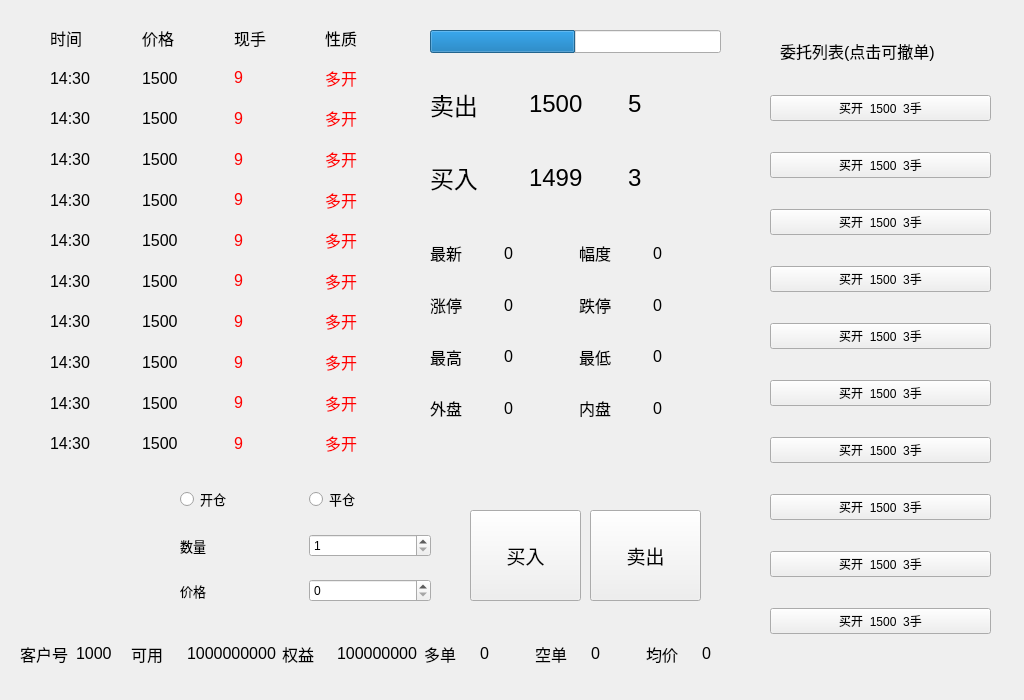
<?xml version="1.0" encoding="UTF-8"?>
<ui version="4.0">
 <class>FuturesForm</class>
 <widget class="QWidget" name="FuturesForm">
  <property name="geometry">
   <rect>
    <x>0</x>
    <y>0</y>
    <width>1024</width>
    <height>700</height>
   </rect>
  </property>
  <property name="minimumSize">
   <size>
    <width>1024</width>
    <height>700</height>
   </size>
  </property>
  <property name="maximumSize">
   <size>
    <width>1024</width>
    <height>700</height>
   </size>
  </property>
  <property name="windowTitle">
   <string>期货交易系统</string>
  </property>
  <widget class="QPushButton" name="mairuButton">
   <property name="geometry">
    <rect>
     <x>470</x>
     <y>510</y>
     <width>111</width>
     <height>91</height>
    </rect>
   </property>
   <property name="font">
    <font>
     <pointsize>14</pointsize>
    </font>
   </property>
   <property name="text">
    <string>买入</string>
   </property>
  </widget>
  <widget class="QLabel" name="label_41">
   <property name="geometry">
    <rect>
     <x>780</x>
     <y>30</y>
     <width>251</width>
     <height>41</height>
    </rect>
   </property>
   <property name="font">
    <font>
     <pointsize>12</pointsize>
    </font>
   </property>
   <property name="text">
    <string>委托列表(点击可撤单)</string>
   </property>
  </widget>
  <widget class="QWidget" name="weituo" native="true">
   <property name="geometry">
    <rect>
     <x>770</x>
     <y>70</y>
     <width>221</width>
     <height>591</height>
    </rect>
   </property>
   <layout class="QVBoxLayout" name="verticalLayout">
    <item>
     <widget class="QPushButton" name="weituo_1">
      <property name="text">
       <string>买开  1500  3手</string>
      </property>
     </widget>
    </item>
    <item>
     <widget class="QPushButton" name="weituo_2">
      <property name="text">
       <string>买开  1500  3手</string>
      </property>
     </widget>
    </item>
    <item>
     <widget class="QPushButton" name="weituo_3">
      <property name="text">
       <string>买开  1500  3手</string>
      </property>
     </widget>
    </item>
    <item>
     <widget class="QPushButton" name="weituo_4">
      <property name="text">
       <string>买开  1500  3手</string>
      </property>
     </widget>
    </item>
    <item>
     <widget class="QPushButton" name="weituo_5">
      <property name="text">
       <string>买开  1500  3手</string>
      </property>
     </widget>
    </item>
    <item>
     <widget class="QPushButton" name="weituo_6">
      <property name="text">
       <string>买开  1500  3手</string>
      </property>
     </widget>
    </item>
    <item>
     <widget class="QPushButton" name="weituo_7">
      <property name="text">
       <string>买开  1500  3手</string>
      </property>
     </widget>
    </item>
    <item>
     <widget class="QPushButton" name="weituo_8">
      <property name="text">
       <string>买开  1500  3手</string>
      </property>
     </widget>
    </item>
    <item>
     <widget class="QPushButton" name="weituo_9">
      <property name="text">
       <string>买开  1500  3手</string>
      </property>
     </widget>
    </item>
    <item>
     <widget class="QPushButton" name="weituo_10">
      <property name="text">
       <string>买开  1500  3手</string>
      </property>
     </widget>
    </item>
   </layout>
  </widget>
  <widget class="QPushButton" name="maichuButton">
   <property name="geometry">
    <rect>
     <x>590</x>
     <y>510</y>
     <width>111</width>
     <height>91</height>
    </rect>
   </property>
   <property name="font">
    <font>
     <pointsize>14</pointsize>
    </font>
   </property>
   <property name="text">
    <string>卖出</string>
   </property>
  </widget>
  <widget class="QWidget" name="layoutWidget">
   <property name="geometry">
    <rect>
     <x>430</x>
     <y>230</y>
     <width>291</width>
     <height>201</height>
    </rect>
   </property>
   <layout class="QGridLayout" name="gridLayout_2">
    <item row="0" column="0">
     <widget class="QLabel" name="label_7">
      <property name="font">
       <font>
        <pointsize>12</pointsize>
       </font>
      </property>
      <property name="text">
       <string>最新</string>
      </property>
     </widget>
    </item>
    <item row="0" column="1">
     <widget class="QLabel" name="zuixin">
      <property name="font">
       <font>
        <pointsize>12</pointsize>
       </font>
      </property>
      <property name="text">
       <string>0</string>
      </property>
     </widget>
    </item>
    <item row="0" column="2">
     <widget class="QLabel" name="label_9">
      <property name="font">
       <font>
        <pointsize>12</pointsize>
       </font>
      </property>
      <property name="text">
       <string>幅度</string>
      </property>
     </widget>
    </item>
    <item row="0" column="3">
     <widget class="QLabel" name="fudu">
      <property name="font">
       <font>
        <pointsize>12</pointsize>
       </font>
      </property>
      <property name="text">
       <string>0</string>
      </property>
     </widget>
    </item>
    <item row="1" column="0">
     <widget class="QLabel" name="label_13">
      <property name="font">
       <font>
        <pointsize>12</pointsize>
       </font>
      </property>
      <property name="text">
       <string>涨停</string>
      </property>
     </widget>
    </item>
    <item row="1" column="1">
     <widget class="QLabel" name="zhangting">
      <property name="font">
       <font>
        <pointsize>12</pointsize>
       </font>
      </property>
      <property name="text">
       <string>0</string>
      </property>
     </widget>
    </item>
    <item row="1" column="2">
     <widget class="QLabel" name="label_12">
      <property name="font">
       <font>
        <pointsize>12</pointsize>
       </font>
      </property>
      <property name="text">
       <string>跌停</string>
      </property>
     </widget>
    </item>
    <item row="1" column="3">
     <widget class="QLabel" name="dieting">
      <property name="font">
       <font>
        <pointsize>12</pointsize>
       </font>
      </property>
      <property name="text">
       <string>0</string>
      </property>
     </widget>
    </item>
    <item row="2" column="0">
     <widget class="QLabel" name="label_19">
      <property name="font">
       <font>
        <pointsize>12</pointsize>
       </font>
      </property>
      <property name="text">
       <string>最高</string>
      </property>
     </widget>
    </item>
    <item row="2" column="1">
     <widget class="QLabel" name="zuigao">
      <property name="font">
       <font>
        <pointsize>12</pointsize>
       </font>
      </property>
      <property name="text">
       <string>0</string>
      </property>
     </widget>
    </item>
    <item row="2" column="2">
     <widget class="QLabel" name="label_17">
      <property name="font">
       <font>
        <pointsize>12</pointsize>
       </font>
      </property>
      <property name="text">
       <string>最低</string>
      </property>
     </widget>
    </item>
    <item row="2" column="3">
     <widget class="QLabel" name="zuidi">
      <property name="font">
       <font>
        <pointsize>12</pointsize>
       </font>
      </property>
      <property name="text">
       <string>0</string>
      </property>
     </widget>
    </item>
    <item row="3" column="0">
     <widget class="QLabel" name="label_18">
      <property name="font">
       <font>
        <pointsize>12</pointsize>
       </font>
      </property>
      <property name="text">
       <string>外盘</string>
      </property>
     </widget>
    </item>
    <item row="3" column="2">
     <widget class="QLabel" name="label_22">
      <property name="font">
       <font>
        <pointsize>12</pointsize>
       </font>
      </property>
      <property name="text">
       <string>内盘</string>
      </property>
     </widget>
    </item>
    <item row="3" column="3">
     <widget class="QLabel" name="neipan">
      <property name="font">
       <font>
        <pointsize>12</pointsize>
       </font>
      </property>
      <property name="text">
       <string>0</string>
      </property>
     </widget>
    </item>
    <item row="3" column="1">
     <widget class="QLabel" name="waipan">
      <property name="font">
       <font>
        <pointsize>12</pointsize>
       </font>
      </property>
      <property name="text">
       <string>0</string>
      </property>
     </widget>
    </item>
   </layout>
  </widget>
  <widget class="QWidget" name="layoutWidget">
   <property name="geometry">
    <rect>
     <x>430</x>
     <y>70</y>
     <width>291</width>
     <height>141</height>
    </rect>
   </property>
   <property name="font">
    <font>
     <pointsize>18</pointsize>
    </font>
   </property>
   <layout class="QGridLayout" name="gridLayout">
    <item row="1" column="2">
     <widget class="QLabel" name="buyCount">
      <property name="font">
       <font>
        <pointsize>18</pointsize>
       </font>
      </property>
      <property name="text">
       <string>3</string>
      </property>
     </widget>
    </item>
    <item row="0" column="0">
     <widget class="QLabel" name="label">
      <property name="font">
       <font>
        <pointsize>18</pointsize>
       </font>
      </property>
      <property name="text">
       <string>卖出</string>
      </property>
     </widget>
    </item>
    <item row="1" column="0">
     <widget class="QLabel" name="label_2">
      <property name="font">
       <font>
        <pointsize>18</pointsize>
       </font>
      </property>
      <property name="text">
       <string>买入</string>
      </property>
     </widget>
    </item>
    <item row="0" column="2">
     <widget class="QLabel" name="sellCount">
      <property name="font">
       <font>
        <pointsize>18</pointsize>
       </font>
      </property>
      <property name="text">
       <string>5</string>
      </property>
     </widget>
    </item>
    <item row="1" column="1">
     <widget class="QLabel" name="buyPrice">
      <property name="font">
       <font>
        <pointsize>18</pointsize>
       </font>
      </property>
      <property name="text">
       <string>1499</string>
      </property>
     </widget>
    </item>
    <item row="0" column="1">
     <widget class="QLabel" name="sellPrice">
      <property name="font">
       <font>
        <pointsize>18</pointsize>
       </font>
      </property>
      <property name="text">
       <string>1500</string>
      </property>
     </widget>
    </item>
   </layout>
  </widget>
  <widget class="QWidget" name="layoutWidget">
   <property name="geometry">
    <rect>
     <x>180</x>
     <y>470</y>
     <width>251</width>
     <height>151</height>
    </rect>
   </property>
   <layout class="QGridLayout" name="gridLayout_3">
    <item row="2" column="0">
     <widget class="QLabel" name="label_40">
      <property name="font">
       <font>
        <pointsize>10</pointsize>
       </font>
      </property>
      <property name="text">
       <string>价格</string>
      </property>
     </widget>
    </item>
    <item row="1" column="1">
     <widget class="QSpinBox" name="countSpinBox">
      <property name="minimum">
       <number>1</number>
      </property>
      <property name="maximum">
       <number>9999</number>
      </property>
     </widget>
    </item>
    <item row="2" column="1">
     <widget class="QSpinBox" name="priceSpinBox">
      <property name="maximum">
       <number>99999</number>
      </property>
     </widget>
    </item>
    <item row="1" column="0">
     <widget class="QLabel" name="label_39">
      <property name="font">
       <font>
        <pointsize>10</pointsize>
       </font>
      </property>
      <property name="text">
       <string>数量</string>
      </property>
     </widget>
    </item>
    <item row="0" column="0">
     <widget class="QRadioButton" name="kaicangRadio">
      <property name="font">
       <font>
        <pointsize>10</pointsize>
       </font>
      </property>
      <property name="text">
       <string>开仓</string>
      </property>
     </widget>
    </item>
    <item row="0" column="1">
     <widget class="QRadioButton" name="pingcangRadio">
      <property name="font">
       <font>
        <pointsize>10</pointsize>
       </font>
      </property>
      <property name="text">
       <string>平仓</string>
      </property>
     </widget>
    </item>
   </layout>
  </widget>
  <widget class="QWidget" name="layoutWidget">
   <property name="geometry">
    <rect>
     <x>50</x>
     <y>20</y>
     <width>361</width>
     <height>441</height>
    </rect>
   </property>
   <layout class="QGridLayout" name="gridLayout_4">
    <item row="2" column="1">
     <widget class="QLabel" name="price_2">
      <property name="font">
       <font>
        <pointsize>12</pointsize>
       </font>
      </property>
      <property name="text">
       <string>1500</string>
      </property>
     </widget>
    </item>
    <item row="10" column="0">
     <widget class="QLabel" name="time_10">
      <property name="font">
       <font>
        <pointsize>12</pointsize>
       </font>
      </property>
      <property name="text">
       <string>14:30</string>
      </property>
     </widget>
    </item>
    <item row="10" column="3">
     <widget class="QLabel" name="type_10">
      <property name="font">
       <font>
        <pointsize>12</pointsize>
       </font>
      </property>
      <property name="text">
       <string>&lt;html&gt;&lt;head/&gt;&lt;body&gt;&lt;p&gt;&lt;span style=&quot; color:#ff0000;&quot;&gt;多开&lt;/span&gt;&lt;/p&gt;&lt;/body&gt;&lt;/html&gt;</string>
      </property>
     </widget>
    </item>
    <item row="5" column="1">
     <widget class="QLabel" name="price_5">
      <property name="font">
       <font>
        <pointsize>12</pointsize>
       </font>
      </property>
      <property name="text">
       <string>1500</string>
      </property>
     </widget>
    </item>
    <item row="3" column="0">
     <widget class="QLabel" name="time_3">
      <property name="font">
       <font>
        <pointsize>12</pointsize>
       </font>
      </property>
      <property name="text">
       <string>14:30</string>
      </property>
     </widget>
    </item>
    <item row="5" column="0">
     <widget class="QLabel" name="time_5">
      <property name="font">
       <font>
        <pointsize>12</pointsize>
       </font>
      </property>
      <property name="text">
       <string>14:30</string>
      </property>
     </widget>
    </item>
    <item row="6" column="0">
     <widget class="QLabel" name="time_6">
      <property name="font">
       <font>
        <pointsize>12</pointsize>
       </font>
      </property>
      <property name="text">
       <string>14:30</string>
      </property>
     </widget>
    </item>
    <item row="9" column="3">
     <widget class="QLabel" name="type_9">
      <property name="font">
       <font>
        <pointsize>12</pointsize>
       </font>
      </property>
      <property name="text">
       <string>&lt;html&gt;&lt;head/&gt;&lt;body&gt;&lt;p&gt;&lt;span style=&quot; color:#ff0000;&quot;&gt;多开&lt;/span&gt;&lt;/p&gt;&lt;/body&gt;&lt;/html&gt;</string>
      </property>
     </widget>
    </item>
    <item row="3" column="2">
     <widget class="QLabel" name="count_3">
      <property name="font">
       <font>
        <pointsize>12</pointsize>
       </font>
      </property>
      <property name="text">
       <string>&lt;html&gt;&lt;head/&gt;&lt;body&gt;&lt;p&gt;&lt;span style=&quot; color:#ff0000;&quot;&gt;9&lt;/span&gt;&lt;/p&gt;&lt;/body&gt;&lt;/html&gt;</string>
      </property>
     </widget>
    </item>
    <item row="8" column="2">
     <widget class="QLabel" name="count_8">
      <property name="font">
       <font>
        <pointsize>12</pointsize>
       </font>
      </property>
      <property name="text">
       <string>&lt;html&gt;&lt;head/&gt;&lt;body&gt;&lt;p&gt;&lt;span style=&quot; color:#ff0000;&quot;&gt;9&lt;/span&gt;&lt;/p&gt;&lt;/body&gt;&lt;/html&gt;</string>
      </property>
     </widget>
    </item>
    <item row="9" column="0">
     <widget class="QLabel" name="time_9">
      <property name="font">
       <font>
        <pointsize>12</pointsize>
       </font>
      </property>
      <property name="text">
       <string>14:30</string>
      </property>
     </widget>
    </item>
    <item row="10" column="2">
     <widget class="QLabel" name="count_10">
      <property name="font">
       <font>
        <pointsize>12</pointsize>
       </font>
      </property>
      <property name="text">
       <string>&lt;html&gt;&lt;head/&gt;&lt;body&gt;&lt;p&gt;&lt;span style=&quot; color:#ff0000;&quot;&gt;9&lt;/span&gt;&lt;/p&gt;&lt;/body&gt;&lt;/html&gt;</string>
      </property>
     </widget>
    </item>
    <item row="6" column="1">
     <widget class="QLabel" name="price_6">
      <property name="font">
       <font>
        <pointsize>12</pointsize>
       </font>
      </property>
      <property name="text">
       <string>1500</string>
      </property>
     </widget>
    </item>
    <item row="2" column="2">
     <widget class="QLabel" name="count_2">
      <property name="font">
       <font>
        <pointsize>12</pointsize>
       </font>
      </property>
      <property name="text">
       <string>&lt;html&gt;&lt;head/&gt;&lt;body&gt;&lt;p&gt;&lt;span style=&quot; color:#ff0000;&quot;&gt;9&lt;/span&gt;&lt;/p&gt;&lt;/body&gt;&lt;/html&gt;</string>
      </property>
     </widget>
    </item>
    <item row="0" column="1">
     <widget class="QLabel" name="priceTitle">
      <property name="font">
       <font>
        <pointsize>12</pointsize>
       </font>
      </property>
      <property name="text">
       <string>价格</string>
      </property>
     </widget>
    </item>
    <item row="4" column="1">
     <widget class="QLabel" name="price_4">
      <property name="font">
       <font>
        <pointsize>12</pointsize>
       </font>
      </property>
      <property name="text">
       <string>1500</string>
      </property>
     </widget>
    </item>
    <item row="4" column="3">
     <widget class="QLabel" name="type_4">
      <property name="font">
       <font>
        <pointsize>12</pointsize>
       </font>
      </property>
      <property name="text">
       <string>&lt;html&gt;&lt;head/&gt;&lt;body&gt;&lt;p&gt;&lt;span style=&quot; color:#ff0000;&quot;&gt;多开&lt;/span&gt;&lt;/p&gt;&lt;/body&gt;&lt;/html&gt;</string>
      </property>
     </widget>
    </item>
    <item row="4" column="2">
     <widget class="QLabel" name="count_4">
      <property name="font">
       <font>
        <pointsize>12</pointsize>
       </font>
      </property>
      <property name="text">
       <string>&lt;html&gt;&lt;head/&gt;&lt;body&gt;&lt;p&gt;&lt;span style=&quot; color:#ff0000;&quot;&gt;9&lt;/span&gt;&lt;/p&gt;&lt;/body&gt;&lt;/html&gt;</string>
      </property>
     </widget>
    </item>
    <item row="2" column="0">
     <widget class="QLabel" name="time_2">
      <property name="font">
       <font>
        <pointsize>12</pointsize>
       </font>
      </property>
      <property name="text">
       <string>14:30</string>
      </property>
     </widget>
    </item>
    <item row="10" column="1">
     <widget class="QLabel" name="price_10">
      <property name="font">
       <font>
        <pointsize>12</pointsize>
       </font>
      </property>
      <property name="text">
       <string>1500</string>
      </property>
     </widget>
    </item>
    <item row="9" column="1">
     <widget class="QLabel" name="price_9">
      <property name="font">
       <font>
        <pointsize>12</pointsize>
       </font>
      </property>
      <property name="text">
       <string>1500</string>
      </property>
     </widget>
    </item>
    <item row="6" column="2">
     <widget class="QLabel" name="count_6">
      <property name="font">
       <font>
        <pointsize>12</pointsize>
       </font>
      </property>
      <property name="text">
       <string>&lt;html&gt;&lt;head/&gt;&lt;body&gt;&lt;p&gt;&lt;span style=&quot; color:#ff0000;&quot;&gt;9&lt;/span&gt;&lt;/p&gt;&lt;/body&gt;&lt;/html&gt;</string>
      </property>
     </widget>
    </item>
    <item row="7" column="0">
     <widget class="QLabel" name="time_7">
      <property name="font">
       <font>
        <pointsize>12</pointsize>
       </font>
      </property>
      <property name="text">
       <string>14:30</string>
      </property>
     </widget>
    </item>
    <item row="8" column="1">
     <widget class="QLabel" name="price_8">
      <property name="font">
       <font>
        <pointsize>12</pointsize>
       </font>
      </property>
      <property name="text">
       <string>1500</string>
      </property>
     </widget>
    </item>
    <item row="0" column="2">
     <widget class="QLabel" name="countTitle">
      <property name="font">
       <font>
        <pointsize>12</pointsize>
       </font>
      </property>
      <property name="text">
       <string>现手</string>
      </property>
     </widget>
    </item>
    <item row="8" column="3">
     <widget class="QLabel" name="type_8">
      <property name="font">
       <font>
        <pointsize>12</pointsize>
       </font>
      </property>
      <property name="text">
       <string>&lt;html&gt;&lt;head/&gt;&lt;body&gt;&lt;p&gt;&lt;span style=&quot; color:#ff0000;&quot;&gt;多开&lt;/span&gt;&lt;/p&gt;&lt;/body&gt;&lt;/html&gt;</string>
      </property>
     </widget>
    </item>
    <item row="5" column="3">
     <widget class="QLabel" name="type_5">
      <property name="font">
       <font>
        <pointsize>12</pointsize>
       </font>
      </property>
      <property name="text">
       <string>&lt;html&gt;&lt;head/&gt;&lt;body&gt;&lt;p&gt;&lt;span style=&quot; color:#ff0000;&quot;&gt;多开&lt;/span&gt;&lt;/p&gt;&lt;/body&gt;&lt;/html&gt;</string>
      </property>
     </widget>
    </item>
    <item row="1" column="1">
     <widget class="QLabel" name="price_1">
      <property name="font">
       <font>
        <pointsize>12</pointsize>
       </font>
      </property>
      <property name="text">
       <string>1500</string>
      </property>
     </widget>
    </item>
    <item row="7" column="1">
     <widget class="QLabel" name="price_7">
      <property name="font">
       <font>
        <pointsize>12</pointsize>
       </font>
      </property>
      <property name="text">
       <string>1500</string>
      </property>
     </widget>
    </item>
    <item row="2" column="3">
     <widget class="QLabel" name="type_2">
      <property name="font">
       <font>
        <pointsize>12</pointsize>
       </font>
      </property>
      <property name="text">
       <string>&lt;html&gt;&lt;head/&gt;&lt;body&gt;&lt;p&gt;&lt;span style=&quot; color:#ff0000;&quot;&gt;多开&lt;/span&gt;&lt;/p&gt;&lt;/body&gt;&lt;/html&gt;</string>
      </property>
     </widget>
    </item>
    <item row="8" column="0">
     <widget class="QLabel" name="time_8">
      <property name="font">
       <font>
        <pointsize>12</pointsize>
       </font>
      </property>
      <property name="text">
       <string>14:30</string>
      </property>
     </widget>
    </item>
    <item row="1" column="0">
     <widget class="QLabel" name="time_1">
      <property name="font">
       <font>
        <pointsize>12</pointsize>
       </font>
      </property>
      <property name="text">
       <string>14:30</string>
      </property>
     </widget>
    </item>
    <item row="1" column="3">
     <widget class="QLabel" name="type_1">
      <property name="font">
       <font>
        <pointsize>12</pointsize>
       </font>
      </property>
      <property name="text">
       <string>&lt;html&gt;&lt;head/&gt;&lt;body&gt;&lt;p&gt;&lt;span style=&quot; color:#ff0000;&quot;&gt;多开&lt;/span&gt;&lt;/p&gt;&lt;/body&gt;&lt;/html&gt;</string>
      </property>
     </widget>
    </item>
    <item row="7" column="2">
     <widget class="QLabel" name="count_7">
      <property name="font">
       <font>
        <pointsize>12</pointsize>
       </font>
      </property>
      <property name="text">
       <string>&lt;html&gt;&lt;head/&gt;&lt;body&gt;&lt;p&gt;&lt;span style=&quot; color:#ff0000;&quot;&gt;9&lt;/span&gt;&lt;/p&gt;&lt;/body&gt;&lt;/html&gt;</string>
      </property>
     </widget>
    </item>
    <item row="3" column="1">
     <widget class="QLabel" name="price_3">
      <property name="font">
       <font>
        <pointsize>12</pointsize>
       </font>
      </property>
      <property name="text">
       <string>1500</string>
      </property>
     </widget>
    </item>
    <item row="4" column="0">
     <widget class="QLabel" name="time_4">
      <property name="font">
       <font>
        <pointsize>12</pointsize>
       </font>
      </property>
      <property name="text">
       <string>14:30</string>
      </property>
     </widget>
    </item>
    <item row="6" column="3">
     <widget class="QLabel" name="type_6">
      <property name="font">
       <font>
        <pointsize>12</pointsize>
       </font>
      </property>
      <property name="text">
       <string>&lt;html&gt;&lt;head/&gt;&lt;body&gt;&lt;p&gt;&lt;span style=&quot; color:#ff0000;&quot;&gt;多开&lt;/span&gt;&lt;/p&gt;&lt;/body&gt;&lt;/html&gt;</string>
      </property>
     </widget>
    </item>
    <item row="0" column="3">
     <widget class="QLabel" name="typeTitle">
      <property name="font">
       <font>
        <pointsize>12</pointsize>
       </font>
      </property>
      <property name="text">
       <string>性质</string>
      </property>
     </widget>
    </item>
    <item row="1" column="2">
     <widget class="QLabel" name="count_1">
      <property name="font">
       <font>
        <pointsize>12</pointsize>
       </font>
      </property>
      <property name="text">
       <string>&lt;html&gt;&lt;head/&gt;&lt;body&gt;&lt;p&gt;&lt;span style=&quot; color:#ff0000;&quot;&gt;9&lt;/span&gt;&lt;/p&gt;&lt;/body&gt;&lt;/html&gt;</string>
      </property>
     </widget>
    </item>
    <item row="9" column="2">
     <widget class="QLabel" name="count_9">
      <property name="font">
       <font>
        <pointsize>12</pointsize>
       </font>
      </property>
      <property name="text">
       <string>&lt;html&gt;&lt;head/&gt;&lt;body&gt;&lt;p&gt;&lt;span style=&quot; color:#ff0000;&quot;&gt;9&lt;/span&gt;&lt;/p&gt;&lt;/body&gt;&lt;/html&gt;</string>
      </property>
     </widget>
    </item>
    <item row="3" column="3">
     <widget class="QLabel" name="type_3">
      <property name="font">
       <font>
        <pointsize>12</pointsize>
       </font>
      </property>
      <property name="text">
       <string>&lt;html&gt;&lt;head/&gt;&lt;body&gt;&lt;p&gt;&lt;span style=&quot; color:#ff0000;&quot;&gt;多开&lt;/span&gt;&lt;/p&gt;&lt;/body&gt;&lt;/html&gt;</string>
      </property>
     </widget>
    </item>
    <item row="5" column="2">
     <widget class="QLabel" name="count_5">
      <property name="font">
       <font>
        <pointsize>12</pointsize>
       </font>
      </property>
      <property name="text">
       <string>&lt;html&gt;&lt;head/&gt;&lt;body&gt;&lt;p&gt;&lt;span style=&quot; color:#ff0000;&quot;&gt;9&lt;/span&gt;&lt;/p&gt;&lt;/body&gt;&lt;/html&gt;</string>
      </property>
     </widget>
    </item>
    <item row="7" column="3">
     <widget class="QLabel" name="type_7">
      <property name="font">
       <font>
        <pointsize>12</pointsize>
       </font>
      </property>
      <property name="text">
       <string>&lt;html&gt;&lt;head/&gt;&lt;body&gt;&lt;p&gt;&lt;span style=&quot; color:#ff0000;&quot;&gt;多开&lt;/span&gt;&lt;/p&gt;&lt;/body&gt;&lt;/html&gt;</string>
      </property>
     </widget>
    </item>
    <item row="0" column="0">
     <widget class="QLabel" name="timeTitle">
      <property name="font">
       <font>
        <pointsize>12</pointsize>
       </font>
      </property>
      <property name="text">
       <string>时间</string>
      </property>
     </widget>
    </item>
   </layout>
  </widget>
  <widget class="QProgressBar" name="progressBar">
   <property name="geometry">
    <rect>
     <x>430</x>
     <y>30</y>
     <width>291</width>
     <height>23</height>
    </rect>
   </property>
   <property name="minimum">
    <number>0</number>
   </property>
   <property name="maximum">
    <number>100</number>
   </property>
   <property name="value">
    <number>50</number>
   </property>
   <property name="textVisible">
    <bool>false</bool>
   </property>
   <property name="invertedAppearance">
    <bool>false</bool>
   </property>
   <property name="textDirection">
    <enum>QProgressBar::TopToBottom</enum>
   </property>
   <property name="format">
    <string>%p%</string>
   </property>
  </widget>
  <widget class="QWidget" name="layoutWidget">
   <property name="geometry">
    <rect>
     <x>20</x>
     <y>640</y>
     <width>731</width>
     <height>27</height>
    </rect>
   </property>
   <layout class="QHBoxLayout" name="horizontalLayout">
    <item>
     <widget class="QLabel" name="label_27">
      <property name="font">
       <font>
        <pointsize>12</pointsize>
       </font>
      </property>
      <property name="text">
       <string>客户号</string>
      </property>
     </widget>
    </item>
    <item>
     <widget class="QLabel" name="customerID">
      <property name="font">
       <font>
        <pointsize>12</pointsize>
       </font>
      </property>
      <property name="text">
       <string>1000</string>
      </property>
     </widget>
    </item>
    <item>
     <widget class="QLabel" name="label_30">
      <property name="font">
       <font>
        <pointsize>12</pointsize>
       </font>
      </property>
      <property name="text">
       <string>可用</string>
      </property>
     </widget>
    </item>
    <item>
     <widget class="QLabel" name="keyong">
      <property name="font">
       <font>
        <pointsize>12</pointsize>
       </font>
      </property>
      <property name="text">
       <string>1000000000</string>
      </property>
     </widget>
    </item>
    <item>
     <widget class="QLabel" name="label_32">
      <property name="font">
       <font>
        <pointsize>12</pointsize>
       </font>
      </property>
      <property name="text">
       <string>权益</string>
      </property>
     </widget>
    </item>
    <item>
     <widget class="QLabel" name="quanyi">
      <property name="font">
       <font>
        <pointsize>12</pointsize>
       </font>
      </property>
      <property name="text">
       <string>100000000</string>
      </property>
     </widget>
    </item>
    <item>
     <widget class="QLabel" name="label_33">
      <property name="font">
       <font>
        <pointsize>12</pointsize>
       </font>
      </property>
      <property name="text">
       <string>多单</string>
      </property>
     </widget>
    </item>
    <item>
     <widget class="QLabel" name="duodan">
      <property name="font">
       <font>
        <pointsize>12</pointsize>
       </font>
      </property>
      <property name="text">
       <string>0</string>
      </property>
     </widget>
    </item>
    <item>
     <widget class="QLabel" name="label_35">
      <property name="font">
       <font>
        <pointsize>12</pointsize>
       </font>
      </property>
      <property name="text">
       <string>空单</string>
      </property>
     </widget>
    </item>
    <item>
     <widget class="QLabel" name="kongdan">
      <property name="font">
       <font>
        <pointsize>12</pointsize>
       </font>
      </property>
      <property name="text">
       <string>0</string>
      </property>
     </widget>
    </item>
    <item>
     <widget class="QLabel" name="label_37">
      <property name="font">
       <font>
        <pointsize>12</pointsize>
       </font>
      </property>
      <property name="text">
       <string>均价</string>
      </property>
     </widget>
    </item>
    <item>
     <widget class="QLabel" name="junjia">
      <property name="font">
       <font>
        <pointsize>12</pointsize>
       </font>
      </property>
      <property name="text">
       <string>0</string>
      </property>
     </widget>
    </item>
   </layout>
  </widget>
 </widget>
 <resources/>
 <connections/>
</ui>
